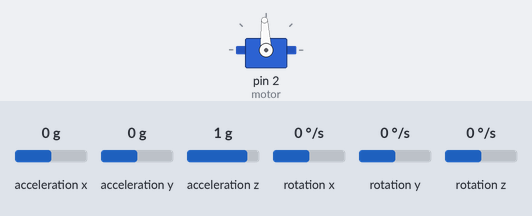
Bench run of a sketch on a simulated Arduino Uno, built with avr-gcc and run on an emulated ATmega328P. On the bench: servo. Wiring (inferred from the names in the program): MPU-6050 motion sensor at I2C address 0x68. The test bench sets the inputs (shaded band); at power-on: acceleration y 0 g, rotation x 0 °/s, rotation z 0 °/s, rotation y 0 °/s, acceleration x 0 g, acceleration z 1 g.

Above: at 13.9 s.
14.0 s: acceleration y set to -1.4 g
At 16.28 s:
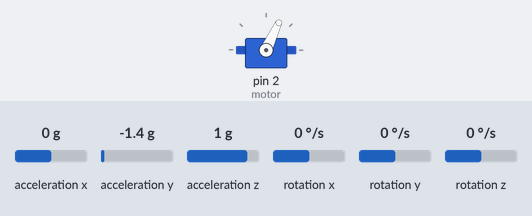
At 16.77 s:
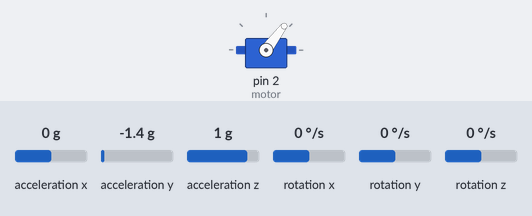
17.0 s: rotation x set to 192 °/s
At 19.0 s:
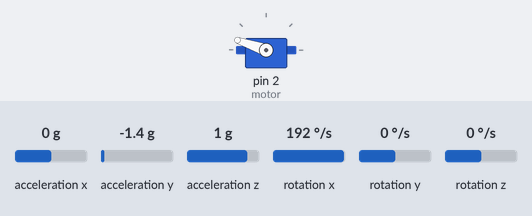
19.3 s: rotation z set to -192 °/s
At 20.6 s:
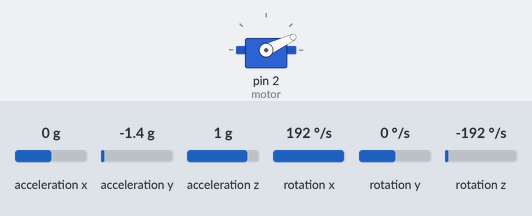
22.3 s: rotation y set to 192 °/s
25.3 s: acceleration x set to 1.4 g
28.3 s: acceleration x set to -0.8 g
Timing chart, 0 to 32.3 s (numbered marks = the images above; inputs shaded):
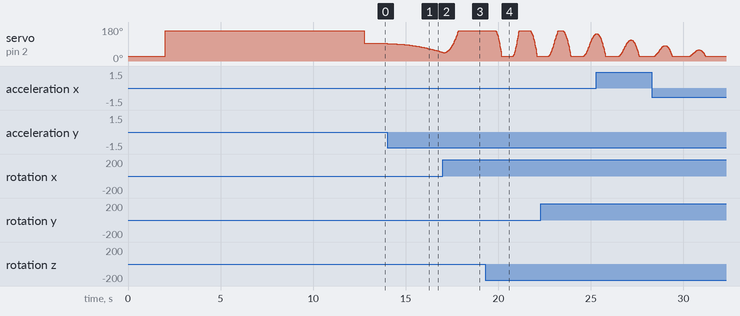

Measured:
- after the input at 14.0 s, servo on pin 2 (motor): moves from 93° to 46° over 3.0 s, starting at once

The sketch:

sketch_mar15a.ino
```cpp
/*char incomingByte;  // входящие данные
int  LED = 12;      // LED подключен к 12 пину

void setup() {
  Serial.begin(9600); // инициализация порта
  pinMode(LED, OUTPUT);
  Serial.println("Press 1 to LED ON or 0 to LED OFF...");
}

void loop() {
  if (Serial.available() > 0) {  //если пришли данные
    incomingByte = Serial.read(); // считываем байт
    if(incomingByte == '0') {
       digitalWrite(LED, LOW);  // если 1, то выключаем LED
       Serial.println("LED OFF. Press 1 to LED ON!");  // и выводим обратно сообщение
    }
    if(incomingByte == '1') {
       digitalWrite(LED, HIGH); // если 0, то включаем LED
       Serial.println("LED ON. Press 0 to LED OFF!");
    }
  }
}*/


//ENGINE
///////////////////////////////////////////////////////////////////////////////////////
//THIS IS A DEMO SOFTWARE JUST FOR EXPERIMENT PURPOER IN A NONCOMERTIAL ACTIVITY
//Version: 1.0 (AUG, 2016)

//Gyro - Arduino UNO R3
//VCC  -  5V
//GND  -  GND
//SDA  -  A4
//SCL  -  A5
//INT - port-2

#include <Servo.h>
#include <Wire.h>
//Declaring some global variables
int gyro_x, gyro_y, gyro_z;
long gyro_x_cal, gyro_y_cal, gyro_z_cal;
boolean set_gyro_angles;

long acc_x, acc_y, acc_z, acc_total_vector;
float angle_roll_acc, angle_pitch_acc;

float angle_pitch, angle_roll;
int angle_pitch_buffer, angle_roll_buffer;
float angle_pitch_output, angle_roll_output;

long loop_timer;
int temp;

Servo servo;
int servoPin = 9;
float servoAngle = 90;
Servo motor;
void setup() {
  motor.attach(2);
  motor.writeMicroseconds(800);
  delay(2000);
  motor.writeMicroseconds(2200);
  delay(6000);

  Wire.begin();                                                      //Start I2C as master
  setup_mpu_6050_registers();                                       //Setup the registers of the MPU-6050
  for (int cal_int = 0; cal_int < 1000 ; cal_int ++){               //Read the raw acc and gyro data from the MPU-6050 for 1000 times
  read_mpu_6050_data();
  gyro_x_cal += gyro_x;                                           //Add the gyro x offset to the gyro_x_cal variable
  gyro_y_cal += gyro_y;                                           //Add the gyro y offset to the gyro_y_cal variable
  gyro_z_cal += gyro_z;                                           //Add the gyro z offset to the gyro_z_cal variable
  delay(3);                                                       //Delay 3us to have 250Hz for-loop
  }

  // divide by 1000 to get avarage offset
  gyro_x_cal /= 1000;
  gyro_y_cal /= 1000;
  gyro_z_cal /= 1000;
  Serial.begin(115200);
  loop_timer = micros();                                            //Reset the loop timer
}

void loop(){

  read_mpu_6050_data();
 //Subtract the offset values from the raw gyro values
  gyro_x -= gyro_x_cal;
  gyro_y -= gyro_y_cal;
  gyro_z -= gyro_z_cal;

  //Gyro angle calculations . Note 0.0000611 = 1 / (250Hz x 65.5)
  angle_pitch += gyro_x * 0.0000611;                                //Calculate the traveled pitch angle and add this to the angle_pitch variable
  angle_roll += gyro_y * 0.0000611;                                 //Calculate the traveled roll angle and add this to the angle_roll variable
  //0.000001066 = 0.0000611 * (3.142(PI) / 180degr) The Arduino sin function is in radians
  angle_pitch += angle_roll * sin(gyro_z * 0.000001066);            //If the IMU has yawed transfer the roll angle to the pitch angel
  angle_roll -= angle_pitch * sin(gyro_z * 0.000001066);            //If the IMU has yawed transfer the pitch angle to the roll angel

  //Accelerometer angle calculations
  acc_total_vector = sqrt((acc_x*acc_x)+(acc_y*acc_y)+(acc_z*acc_z));  //Calculate the total accelerometer vector
  //57.296 = 1 / (3.142 / 180) The Arduino asin function is in radians
  angle_pitch_acc = asin((float)acc_y/acc_total_vector)* 57.296;    //Calculate the pitch angle
  angle_roll_acc = asin((float)acc_x/acc_total_vector)* -57.296;    //Calculate the roll angle

  angle_pitch_acc -= 0.0;                                           //Accelerometer calibration value for pitch
  angle_roll_acc -= 0.0;                                            //Accelerometer calibration value for roll

  const float histG = 0.9996;
  const float newGValFactor = 1 - histG;
  if(set_gyro_angles){                                              //If the IMU is already started
  angle_pitch = angle_pitch * histG + angle_pitch_acc * newGValFactor;  //Correct the drift of the gyro pitch angle with the accelerometer pitch angle
  angle_roll = angle_roll * histG + angle_roll_acc * newGValFactor;     //Correct the drift of the gyro roll angle with the accelerometer roll angle
  }
  else{                                                             //At first start
  angle_pitch = angle_pitch_acc;                                  //Set the gyro pitch angle equal to the accelerometer pitch angle
  angle_roll = angle_roll_acc;                                    //Set the gyro roll angle equal to the accelerometer roll angle
  set_gyro_angles = true;                                         //Set the IMU started flag
  }
  const float hist = 0.30;
  const float newValFactor = 1 - hist;
  //To dampen the pitch and roll angles a complementary filter is used
  angle_pitch_output = angle_pitch_output * hist + angle_pitch * newValFactor;   //Take 90% of the output pitch value and add 10% of the raw pitch value
  angle_roll_output = angle_roll_output * hist + angle_roll * newValFactor;   //Take 90% of the output roll value and add 10% of the raw roll value


  //int servoAngle = 90 + (int)angle_pitch_output;
  if (fabs(angle_pitch_output - 2.5) > 1) {
  const float newValueFactor = 0.999;
  const float historyFactor = 1 - newValueFactor;
  servoAngle = servoAngle * historyFactor
    + (servoAngle + 1 * angle_pitch_output / 90) * newValueFactor;
  }
  //servoAngle = 90 + angle_pitch_output;
  if (servoAngle < 0) {
  servoAngle = 0;
  }
  if (servoAngle > 180) {
  servoAngle = 180;
  }
  motor.writeMicroseconds(map(servoAngle, 0, 180, 800, 2200));


 while(micros() - loop_timer < 4000);                               //Wait until the loop_timer reaches 4000us (250Hz) before starting the next loop
 loop_timer = micros();//Reset the loop timer

}


void setup_mpu_6050_registers(){
  //Activate the MPU-6050
  Wire.beginTransmission(0x68);                                     //Start communicating with the MPU-6050
  Wire.write(0x6B);                                                 //Send the requested starting register
  Wire.write(0x00);                                                 //Set the requested starting register
  Wire.endTransmission();
  //Configure the accelerometer (+/-8g)
  Wire.beginTransmission(0x68);                                     //Start communicating with the MPU-6050
  Wire.write(0x1C);                                                 //Send the requested starting register
  Wire.write(0x10);                                                 //Set the requested starting register
  Wire.endTransmission();
  //Configure the gyro (500dps full scale)
  Wire.beginTransmission(0x68);                                     //Start communicating with the MPU-6050
  Wire.write(0x1B);                                                 //Send the requested starting register
  Wire.write(0x08);                                                 //Set the requested starting register
  Wire.endTransmission();
}


void read_mpu_6050_data(){                                          //Subroutine for reading the raw gyro and accelerometer data
  Wire.beginTransmission(0x68);                                     //Start communicating with the MPU-6050
  Wire.write(0x3B);                                                 //Send the requested starting register
  Wire.endTransmission();                                           //End the transmission
  Wire.requestFrom(0x68,14);                                        //Request 14 bytes from the MPU-6050
  while(Wire.available() < 14);                                     //Wait until all the bytes are received
  acc_x = Wire.read()<<8|Wire.read();
  acc_y = Wire.read()<<8|Wire.read();
  acc_z = Wire.read()<<8|Wire.read();
  temp = Wire.read()<<8|Wire.read();
  gyro_x = Wire.read()<<8|Wire.read();
  gyro_y = Wire.read()<<8|Wire.read();
  gyro_z = Wire.read()<<8|Wire.read();
}
```
